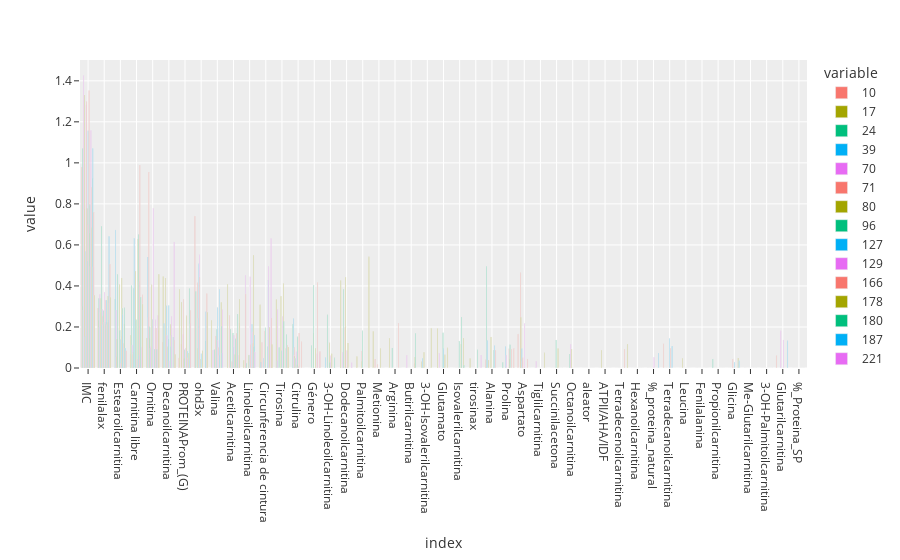

The notebook cell saved with this chart:
### Code cell
df_ranks_long = df_ranks.T
order = df_ranks_long.rank(axis="columns", ascending=False).median(axis="rows").sort_values().index

# Create a grouped barplot using Plotly
fig = px.bar(df_ranks, barmode='group', template='ggplot2')
fig.update_xaxes(categoryorder='array', categoryarray=order)

# Show the plot
fig.show()

# fig = px.bar(, x='variable', y='value')
# fig.show()
